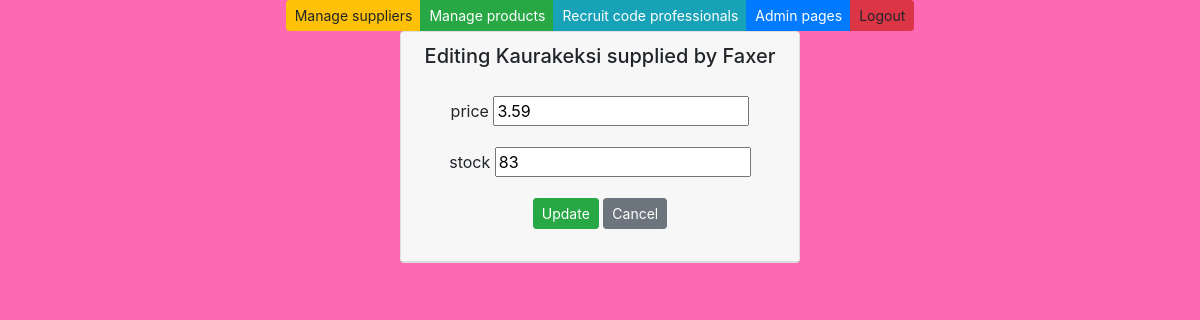
/edit-product-get/1/, run on an earlier commit of the app's database.
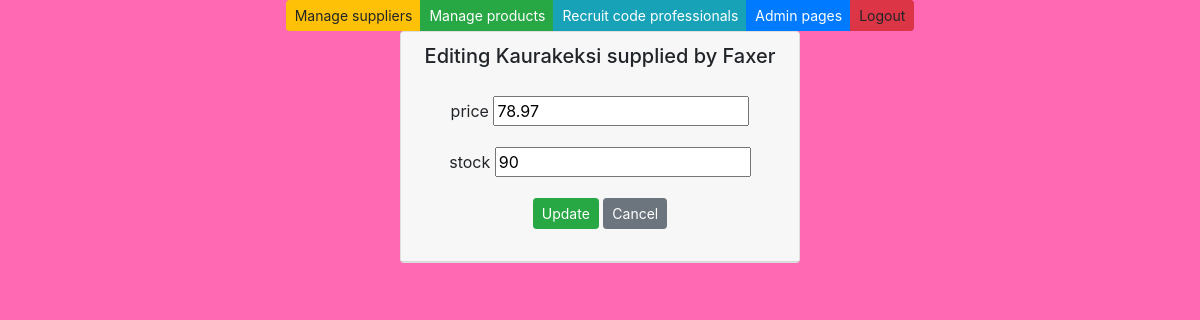
And on a later commit of the database.
### app/models.py (models this page shows, shortened)
class Product(models.Model):
    productname = models.CharField(max_length = 20, default = "laku")
    packagesize = models.CharField(max_length = 20, default = 3)
    unitprice = models.DecimalField(max_digits=8, decimal_places=2, default=1.00)
    unitsinstock = models.IntegerField(default = 3)
    supplier = models.ForeignKey(Supplier, on_delete=models.RESTRICT)

class Supplier(models.Model):
    companyname = models.CharField(max_length = 50, default="firma")
    contactname = models.CharField(max_length = 50, default="firma")
    address = models.CharField(max_length = 100, default="firma")
    phone = models.CharField(max_length = 20, default="firma")
    email = models.CharField(max_length = 50, default="firma")
    country = models.CharField(max_length = 50, default="firma")

### app/views.py (the view)
# urls.py: path('edit-product-get/<int:id>/', editproductget),
def editproductget(request, id):
        product = Product.objects.get(id = id)
        context = {'product': product}
        return render (request,"editproduct.html",context)

### app/templates/editproduct.html (shortened to what this page needs)
{% extends 'index.html' %}
{% block content %}
<div class="card" style="width: 25rem;">
    <div class="card-header">
        <h5>Editing {{product.productname}} supplied by {{product.supplier.companyname}}</h5>
        <div class="card-body">
            <form method="post" action="/edit-product-post/{{product.id}}/">
                <div class="form-group">
                    <label>price</label>
                    <input type="number" step=".01" name="unitprice" value={{product.unitprice}}>
                </div>
                <div class="form-group">
                    <label>stock</label>
                    <input type="number" name="unitsinstock" value={{product.unitsinstock}}>
                </div>
                <input type="submit" value="Update" class="btn btn-success btn-sm">
                <input type="button" onclick="window.location.href='/products'"
                    class="btn btn-secondary btn-sm" value="Cancel">
            </form>
        </div>
    </div>
</div>
{% endblock %}

What changed in the data, as far as the page shows it:
changed Product "Kaurakeksi": unitprice "3.59" → "78.97"; unitsinstock "83" → "90"
